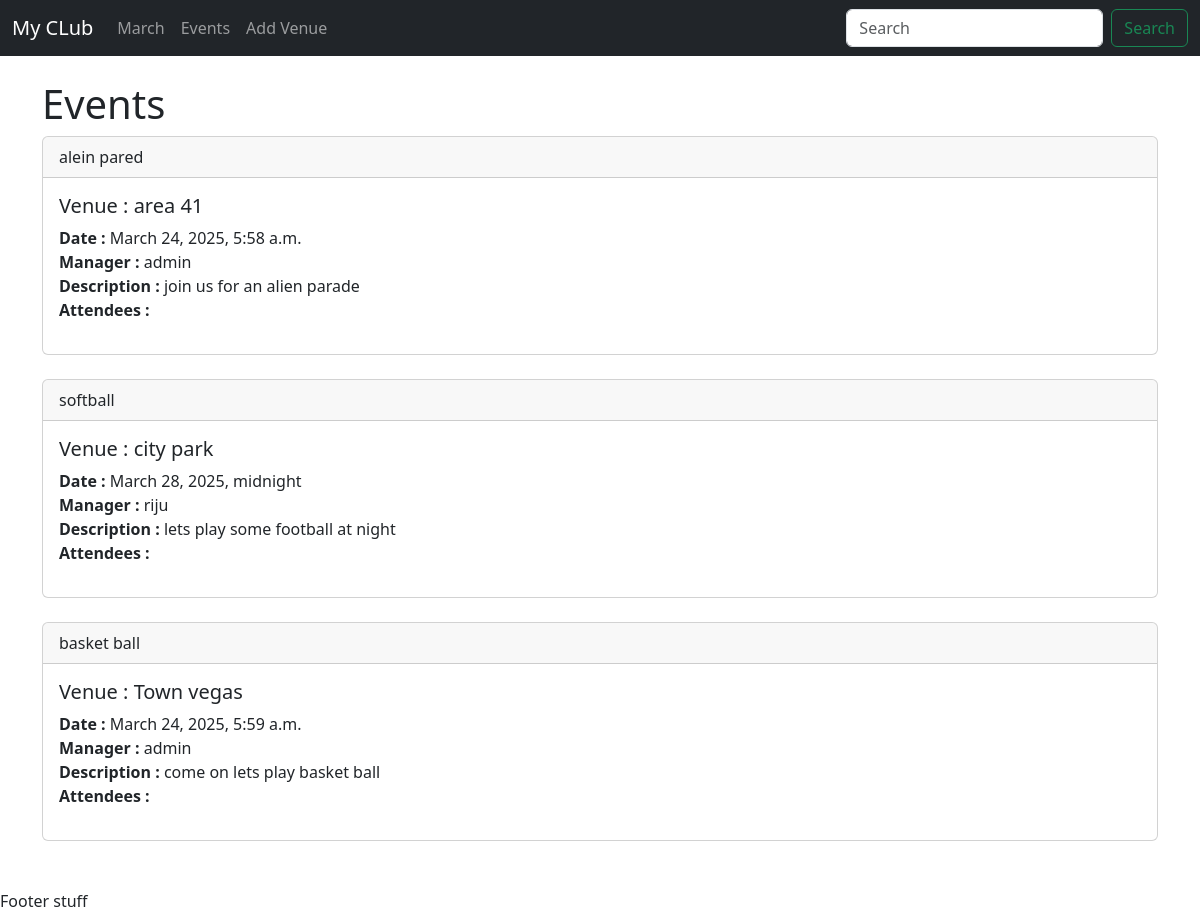
The app's page /events with its own data.
### events/models.py (models this page shows)
class Events(models.Model):
    name = models.CharField('Events name',max_length=124)
    event_date = models.DateTimeField('Events date')
    venue = models.ForeignKey(Venue, blank=True , null= True, on_delete=models.CASCADE)
    manager = models.ForeignKey(User, blank=True, null=True, on_delete=models.SET_NULL)
    description = models.TextField(blank=True)
    attendees = models.ManyToManyField(MyclubUser, blank=True)
    def __str__(self):
        return self.name

class Venue(models.Model):
    name = models.CharField('Venue name',max_length=124)
    address = models.CharField(max_length=300)
    zip_code = models.CharField('zip code',max_length=15)
    phone = models.CharField('phone number', max_length=15, blank=True, )
    web = models.URLField('web address', blank=True)
    email_address = models.EmailField('Email address', blank=True)
    def __str__(self):
        return self.name

### events/views.py (the view)
# urls.py: path('events',views.all_events, name= 'list_events'),
def all_events(request):
    event_list = Events.objects.all()
    return render(request, 'events/event_list.html',
                  {"event_list":event_list})

### templates/events/event_list.html (shortened to what this page needs)
<!DOCTYPE html>
<html lang="en">
<head>
</head>
<body>
{% extends 'events/base.html' %}
{% block content %}
    <h1>Events </h1>
    {% for event in event_list %}
        <div class="card">
  <div class="card-header">
    {{ event }}
  </div>
  <div class="card-body">
    <h5 class="card-title">Venue : {{ event.venue }}</h5>
    <p>
       <strong> Date :</strong> {{ event.event_date }}<br>
        <strong>Manager : </strong> {{ event.manager }}<br>
        <strong>Description : </strong>{{ event.description }}<br>
        <strong> Attendees : </strong> <br/>
      </p>
  </div>
</div>
<br>
    {% endfor %}
{% endblock %}

### templates/events/base.html (shortened to what this page needs)
<!doctype html>
<html lang="en">
  <head>
    <link href="https://cdn.jsdelivr.net/npm/bootstrap@5.3.3/dist/css/bootstrap.min.css" rel="stylesheet">
  </head>
  <body>
    {% include 'events/navbar.html' %}
<br/>
    <div class="container">
      {% block content %}
      {% endblock %}
    </div>
<br>
Footer stuff
  </body>
</html>

### templates/events/navbar.html (shortened to what this page needs)
<!DOCTYPE html>
<html lang="en">
<head>
</head>
<body>
<nav class="navbar navbar-expand-lg navbar-dark bg-dark">
  <div class="container-fluid">
    <a class="navbar-brand" href="#">My CLub</a>
    <div class="collapse navbar-collapse" id="navbarSupportedContent">
      <ul class="navbar-nav me-auto mb-2 mb-lg-0">
        <li class="nav-item">
          <a class="nav-link" href="{% url 'home' '2021' 'March' %}">March</a>
        </li>
        <li class="nav-item">
          <a class="nav-link" href="{% url 'list_events' %}">Events</a>
        </li>
        <li class="nav-item">
          <a class="nav-link" href="{% url 'add_venue' %}">Add Venue</a>
        </li>
      </ul>
      <form class="d-flex" role="search">
        <input class="form-control me-2" type="search" placeholder="Search" aria-label="Search">
        <button class="btn btn-outline-success" type="submit">Search</button>
      </form>
    </div>
  </div>
</nav>
</body>
</html>

### records on screen
Events: name "alein pared", venue "area 41", event_date "March 24, 2025, 5:58 a.m.", manager "admin", description "join us for an alien parade"
Events: name "softball", venue "city park", event_date "March 28, 2025, midnight", manager "riju", description "lets play some football at night"
Events: name "basket ball", venue "Town vegas", event_date "March 24, 2025, 5:59 a.m.", manager "admin", description "come on lets play basket ball"
